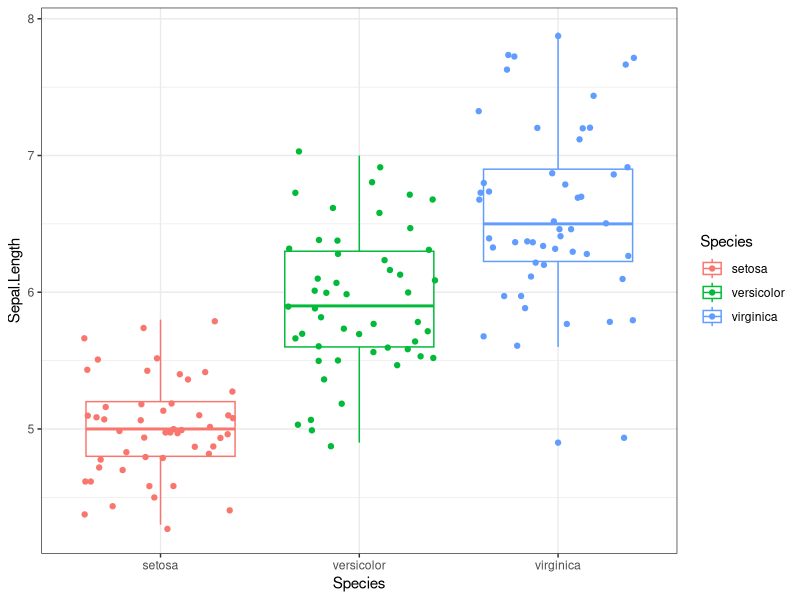

Write R code to recreate this figure. (Note: this script raises an error after producing the figure.)
## ---- chunk 1
options(htmltools.dir.version = FALSE)

## ---- chunk 2

library(DiagrammeR)
grViz("digraph flowchart  {
      # node definitions with substituted label text
      node [fontname = Courier, shape = oval, color = cornflowerblue]        
      tab1 [label = '@@1']
      tab6 [label = '@@6']
      tab7 [label = '@@7']
  
      node [fontname = Courier, shape = egg, fillcolor = Dodgerblue, style = filled, fontcolor = MidnightBlue]
      tab3 [label = '@@3']
      
      node [fontname = Helvetica, shape = egg, fillcolor = Darkslategray, style = filled, fontcolor = white]
      tab2 [label = '@@2']
      
      node [fontname = Helvetica, shape = square, fillcolor = DarkSeaGreen, style = filled, fontcolor = DimGray]
      tab5 [label = '@@5']
      
      node [fontname = Helvetica, shape = diamond, fillcolor = Gold, style = filled, fontcolor =red ]
      tab4 [label = '@@4']
      
      # edge definitions with the node IDs
      tab1 -> tab3 ->tab6 -> tab7;
      tab2 -> tab3;
      tab4 -> tab2;
      tab3 -> tab4;
      tab5 -> tab3;
      tab5 -> tab2;
      tab7 -> tab6 -> tab3;
      }

      [1]: '3rd Party App (packages)'
      [2]: 'R-Studio'
      [3]: 'R'
      [4]: 'Output'
      [5]: 'User Input'
      [6]: 'S3/S4/C'
      [7]: 'Machine code'
      ")

## ---- chunk 3
1+2
## ---- chunk 4
10-3
## ---- chunk 5
2*3
## ---- chunk 6
4/5
## ---- chunk 7
a <- 1
## ---- chunk 8
a
## ---- chunk 9
a <- 1
A <- 2
a == A
## ---- chunk 10
text_variable <- "A single element of text, even though it contains many words"
## ---- chunk 11
text_variable
## ---- chunk 12
mixed_data <- c(1, 2, " 3", 4)
## ---- chunk 13
mixed_data
## ---- chunk 14
a <- 1
b <- 2
b >= a
## ---- chunk 15
set.seed(42)
df_ex <- knitr::kable(head(data.frame("Patient ID"= seq(1:10),
                        "Hb" = round(rnorm(10, 10, 2),1),
                        "SBP" = round(rnorm(10, 110, 30),0),
                        "WCC" = round(rnorm(10, 8, 3),1),
                        "Diabetes" = rbinom(10, 1, 0.5),
                        "HT" = rbinom(10, 1, 0.5)),8) , 
             format = 'html' )
df_ex
## ---- chunk 16
set.seed(42)
df_ex <- knitr::kable(head(data.frame("Patient ID"= c(1, 1, seq(1:8)),
                                    "Day" = c(1, 2, 5, rep(1, 7)),  
                        "Hb" = round(rnorm(10, 10, 2),1),
                        "SBP" = round(rnorm(10, 110, 30),0),
                        "WCC" = round(rnorm(10, 8, 3),1),
                        "Diabetes" = rbinom(10, 1, 0.3),
                        "HT" = rbinom(10, 1, 0.6)),8) , 
             format = 'html' )
df_ex
## ---- chunk 17
some_numbers <- c(2,3,4)
some_letters <- c("a", "b", "c")

df <- data.frame( numbers = some_numbers,
                  letters = some_letters )
df
## ---- chunk 18
df$numbers
## ---- chunk 19
df[1, ]
## ---- chunk 20
df[ , 2]
## ---- chunk 21
df[1, 2]
## ---- chunk 22
head(df)
## ---- chunk 23
summary(df)
## ---- chunk 24
str(df)
## ---- chunk 25
library(ggplot2)

ggplot( data = iris, 
       aes( x = Species, 
          y = Sepal.Length,
          colour = Species) ) +
       geom_boxplot( ) + 
       geom_jitter( ) + 
  theme_bw( )
## ---- chunk 26
knitr::include_graphics("img/data_scienctist.jpg")
## ---- chunk 27
knitr::include_graphics("img/mistype.jpg")
## ---- chunk 28
library(DiagrammeR)

grViz("digraph flowchart  {
      graph[layout = dot, rankdir = LR]
      # node definitions with substituted label text
      node [fontname = Courier, shape = oval, style = filled, fillcolor = Linen, width=3.4, height = 2.5, fixedsize = false, fontsize = 45]        
      tab1 [label = '@@1']
      tab2 [label = '@@2']
      tab3 [label = '@@3']
      tab4 [label = '@@4']
      node [fontname = Courier, shape = rectangle, style = filled, fillcolor = white, fontsize = 45,
      style = dashed, fontcolor = darkslategray, width = 3, height = 3 fixedsize = false]        
      tab5 [label = '@@5']
      tab6 [label = '@@6']
      tab7 [label = '@@7']
      
      # edge definitions with the node IDs
      tab1 -> tab2 ->tab3 -> tab4 [minlen=2.5, penwidth = 5, color = grey2]
      tab1 -> tab5  [style=invis, minlen=2.5]
      tab2 -> tab6  [style=invis, minlen=2.5]
      tab3 -> tab7  [style=invis, minlen=2.5]
      }

      [1]: 'Naive'
      [2]: 'Familiar'
      [3]: 'Proficient'
      [4]: 'Developer'
      [5]: 'Audits \\n QI \\n Papers'
      [6]: 'Statistics \\n New ad-hoc\\n methods'
      [7]: 'New packages / \\n methods for\\n publication \\n Software engineer'
      ")
